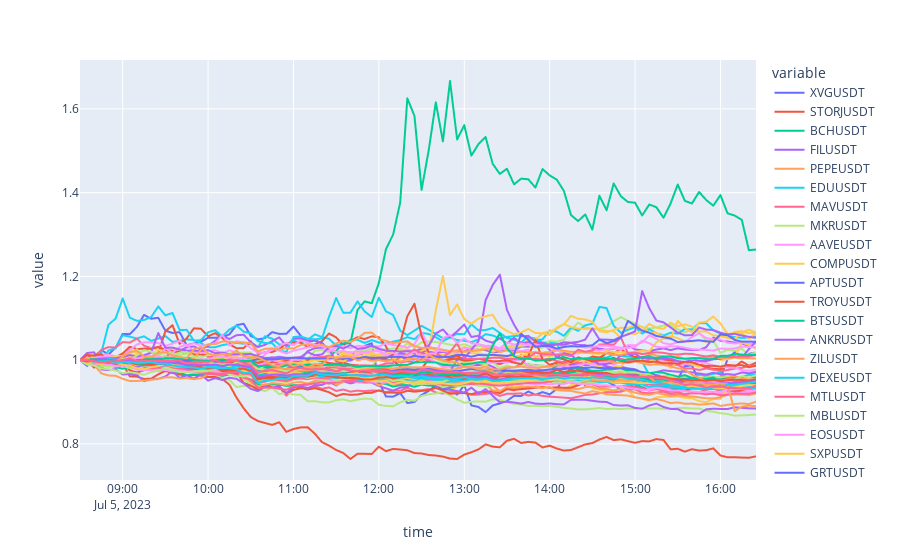
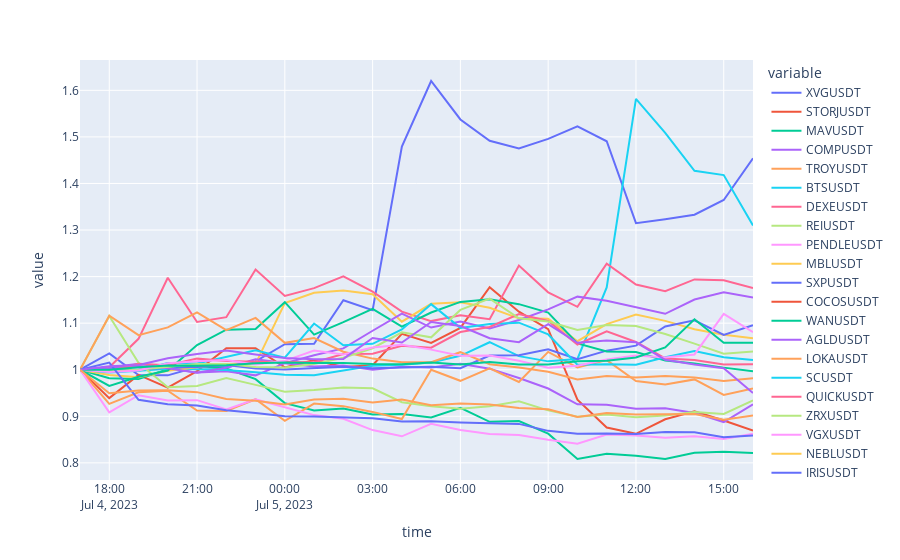
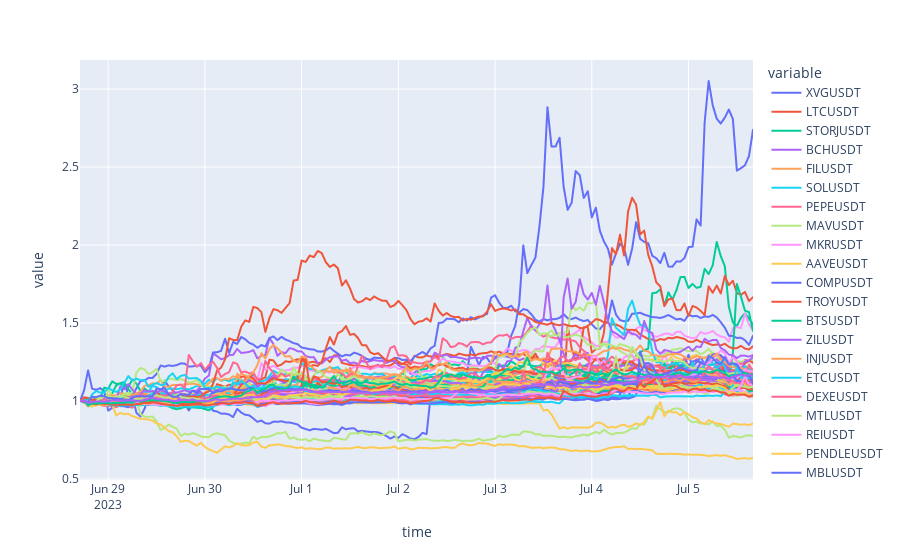
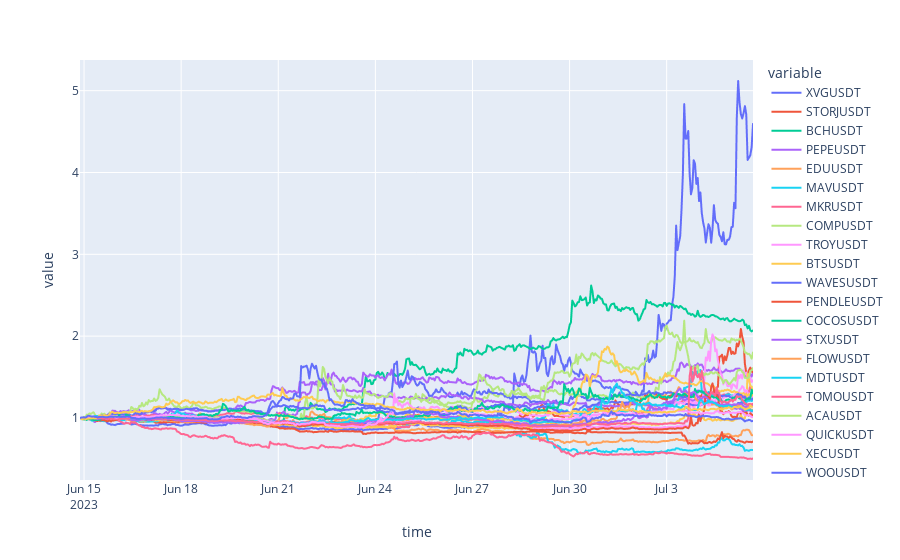

The cell these charts' notebook holds for them, in order:
### Markdown cell above
**Plotting**

### Code cell
fig_i = px.line(rel_intra, x = rel_intra.index, y = rel_intra.columns)
fig_d = px.line(rel_day, x = rel_day.index, y = rel_day.columns)
fig_w = px.line(rel_week, x = rel_week.index, y = rel_week.columns)
fig_m = px.line(rel_month, x = rel_month.index, y = rel_month.columns)

fig_i.show()
fig_d.show()
fig_w.show()
fig_m.show()
